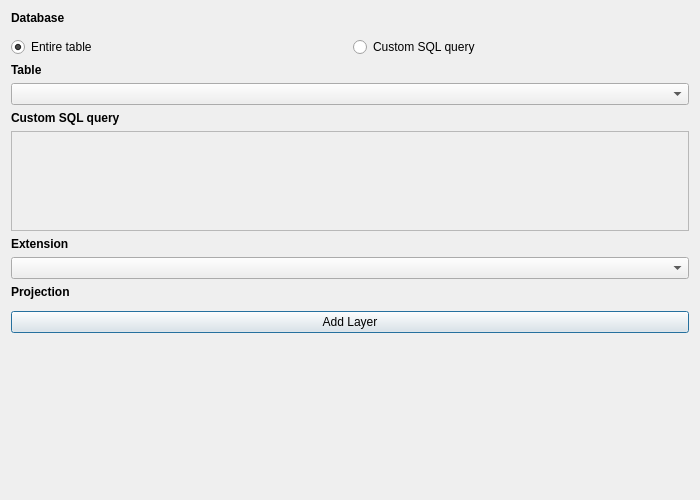
<?xml version="1.0" encoding="UTF-8"?>
<ui version="4.0">
 <class>Dialog</class>
 <widget class="QDialog" name="Dialog">
  <property name="geometry">
   <rect>
    <x>0</x>
    <y>0</y>
    <width>700</width>
    <height>500</height>
   </rect>
  </property>
  <property name="minimumSize">
   <size>
    <width>700</width>
    <height>500</height>
   </size>
  </property>
  <property name="maximumSize">
   <size>
    <width>700</width>
    <height>500</height>
   </size>
  </property>
  <property name="baseSize">
   <size>
    <width>700</width>
    <height>500</height>
   </size>
  </property>
  <property name="windowTitle">
   <string>DuckDB</string>
  </property>
  <layout class="QGridLayout" name="gridLayout">
   <item row="5" column="0">
    <widget class="QLabel" name="label_sql">
     <property name="text">
      <string>&lt;html&gt;&lt;head/&gt;&lt;body&gt;&lt;p&gt;&lt;span style=&quot; font-weight:600;&quot;&gt;Custom SQL query&lt;/span&gt;&lt;/p&gt;&lt;/body&gt;&lt;/html&gt;</string>
     </property>
    </widget>
   </item>
   <item row="12" column="0">
    <widget class="QPushButton" name="_add_layer_btn">
     <property name="text">
      <string>Add Layer</string>
     </property>
    </widget>
   </item>
   <item row="7" column="0">
    <widget class="QLabel" name="label_extension">
     <property name="text">
      <string>&lt;html&gt;&lt;head/&gt;&lt;body&gt;&lt;p&gt;&lt;span style=&quot; font-weight:600;&quot;&gt;Extension&lt;/span&gt;&lt;/p&gt;&lt;/body&gt;&lt;/html&gt;</string>
     </property>
    </widget>
   </item>
   <item row="10" column="0">
    <widget class="QLabel" name="label_3">
     <property name="text">
      <string>&lt;html&gt;&lt;head/&gt;&lt;body&gt;&lt;p&gt;&lt;span style=&quot; font-weight:600;&quot;&gt;Projection&lt;/span&gt;&lt;/p&gt;&lt;/body&gt;&lt;/html&gt;</string>
     </property>
    </widget>
   </item>
   <item row="0" column="0">
    <widget class="QLabel" name="label">
     <property name="text">
      <string>&lt;html&gt;&lt;head/&gt;&lt;body&gt;&lt;p&gt;&lt;span style=&quot; font-weight:600;&quot;&gt;Database&lt;/span&gt;&lt;/p&gt;&lt;/body&gt;&lt;/html&gt;</string>
     </property>
    </widget>
   </item>
   <item row="4" column="0">
    <widget class="QComboBox" name="_table_combobox"/>
   </item>
   <item row="6" column="0">
    <widget class="QgsCodeEditorSQL" name="_sql_query">
     <property name="minimumSize">
      <size>
       <width>0</width>
       <height>100</height>
      </size>
     </property>
     <property name="sizeIncrement">
      <size>
       <width>0</width>
       <height>0</height>
      </size>
     </property>
     <property name="baseSize">
      <size>
       <width>0</width>
       <height>100</height>
      </size>
     </property>
     <property name="frameShape">
      <enum>QFrame::StyledPanel</enum>
     </property>
     <property name="frameShadow">
      <enum>QFrame::Raised</enum>
     </property>
    </widget>
   </item>
   <item row="8" column="0">
    <widget class="QgsCheckableComboBox" name="_cbb_extension"/>
   </item>
   <item row="1" column="0">
    <widget class="QgsFileWidget" name="_db_path_input"/>
   </item>
   <item row="2" column="0">
    <layout class="QHBoxLayout" name="horizontalLayout">
     <item>
      <widget class="QRadioButton" name="_table">
       <property name="text">
        <string>Entire table</string>
       </property>
       <property name="checked">
        <bool>true</bool>
       </property>
      </widget>
     </item>
     <item>
      <widget class="QRadioButton" name="_sql">
       <property name="text">
        <string>Custom SQL query</string>
       </property>
      </widget>
     </item>
    </layout>
   </item>
   <item row="13" column="0">
    <spacer name="verticalSpacer">
     <property name="orientation">
      <enum>Qt::Vertical</enum>
     </property>
     <property name="sizeHint" stdset="0">
      <size>
       <width>20</width>
       <height>40</height>
      </size>
     </property>
    </spacer>
   </item>
   <item row="3" column="0">
    <widget class="QLabel" name="label_table">
     <property name="text">
      <string>&lt;html&gt;&lt;head/&gt;&lt;body&gt;&lt;p&gt;&lt;span style=&quot; font-weight:600;&quot;&gt;Table&lt;/span&gt;&lt;/p&gt;&lt;/body&gt;&lt;/html&gt;</string>
     </property>
    </widget>
   </item>
   <item row="11" column="0">
    <widget class="QgsProjectionSelectionWidget" name="projection"/>
   </item>
  </layout>
 </widget>
 <customwidgets>
  <customwidget>
   <class>QgsCheckableComboBox</class>
   <extends>QComboBox</extends>
   <header>qgscheckablecombobox.h</header>
  </customwidget>
  <customwidget>
   <class>QgsFileWidget</class>
   <extends>QWidget</extends>
   <header>qgsfilewidget.h</header>
  </customwidget>
  <customwidget>
   <class>QgsProjectionSelectionWidget</class>
   <extends>QWidget</extends>
   <header>qgsprojectionselectionwidget.h</header>
  </customwidget>
  <customwidget>
   <class>QgsCodeEditorSQL</class>
   <extends>QFrame</extends>
   <header>qgscodeeditorsql.h</header>
   <container>1</container>
  </customwidget>
 </customwidgets>
 <resources/>
 <connections/>
</ui>
